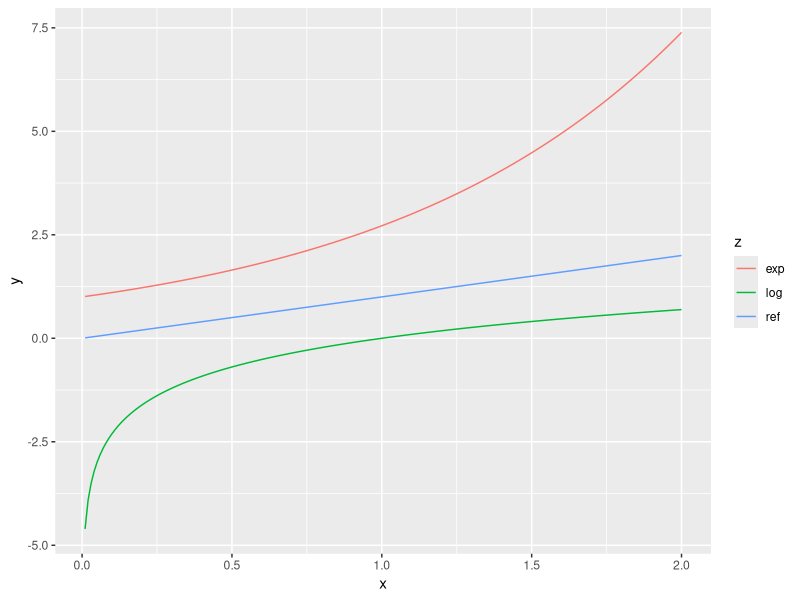
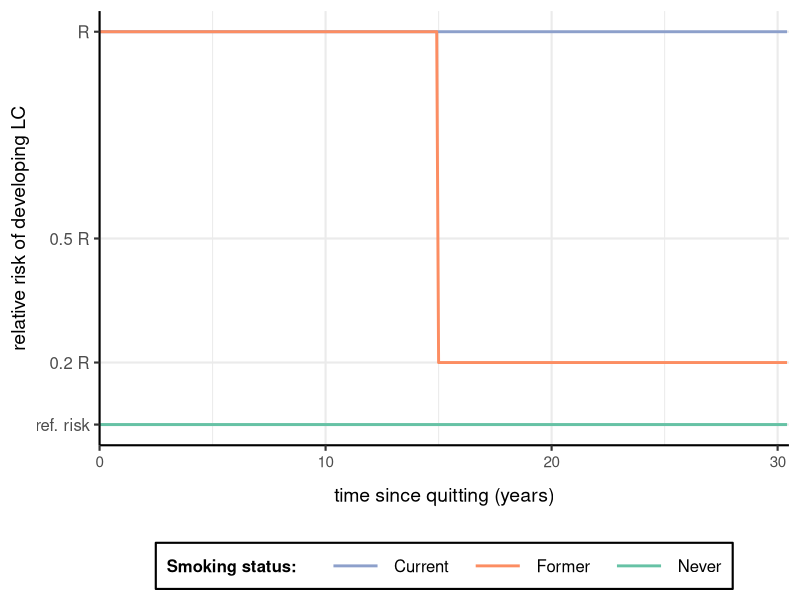
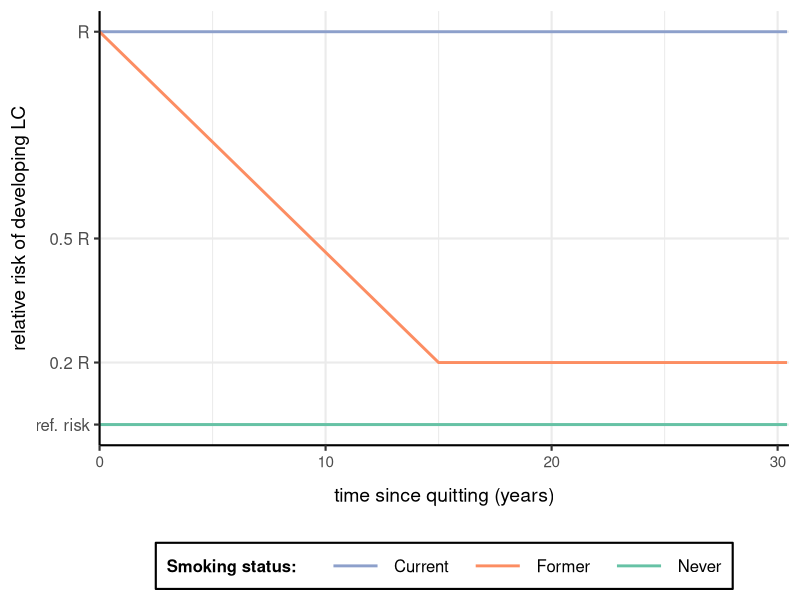
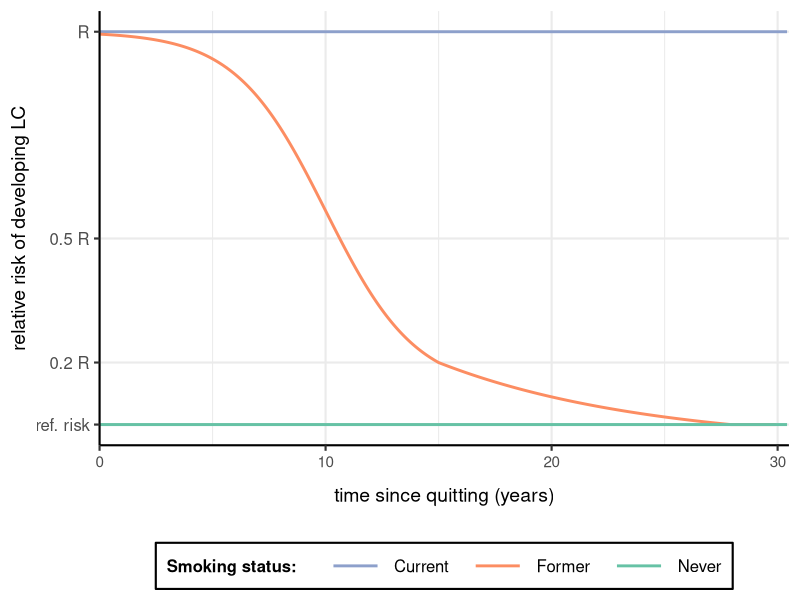

The R script that drew these images, in order:

library(ggplot2)
library(RColorBrewer)

n.time.steps <- 30.5*12
time.steps   <- (1:n.time.steps-1)/12

rr.smokers <- 20
quit.effect.years <- 15
quit.rr.after.years <- 0.2
quit.rr.monthly <- quit.rr.after.years^(1/(quit.effect.years*12)) # reducció 80% als 15 anys

brewer.colors=c('#66c2a5','#8da0cb','#e78ac3','#a6d854','#fc8d62')

df.smoker <- data.frame(smoker="current",
                 time=time.steps,
                 risk=rr.smokers)

df.aux <- data.frame(smoker="never",
                     time=time.steps,
                     risk=1)
df <- rbind(df.smoker, df.aux)
df.logist <- df


pbase <- ggplot(df, aes(x=time, y=risk, color=smoker)) +
  geom_line(aes(group=smoker), size=1) +
  scale_x_continuous() +
  scale_y_continuous(limits = c(0,rr.smokers)) +
  theme(axis.text.y = element_blank(),
        legend.title = element_blank(),
        legend.position = 'bottom',
        legend.background = element_rect(fill="gray90")) +
  scale_colour_manual(values=brewer.colors[c(1,2)],
                      labels=c(' current    ', ' never'))

### CONSTANT
risk.constant <- c(rep(rr.smokers, quit.effect.years*12), rep(quit.rr.after.years*rr.smokers, (n.time.steps-quit.effect.years*12)))
df.constant <- data.frame(smoker="former-const",
                          time=time.steps,
                          risk=risk.constant)

df.const.plot <- rbind(df.smoker, df.constant, df.aux)


### LINEAL
risk.linear <- c((rr.smokers*(quit.rr.after.years-1)/(quit.effect.years*12))*(1:(quit.effect.years*12)-1)+rr.smokers,
                 rep(rr.smokers*quit.rr.after.years,n.time.steps-quit.effect.years*12))
hit.point <- floor((1-rr.smokers)*12*quit.effect.years/(rr.smokers*(quit.rr.after.years-1)))
risk.linear.ref <- c((rr.smokers*(quit.rr.after.years-1)/(quit.effect.years*12))*(1:(hit.point+1)-1)+rr.smokers,
                    rep(1,n.time.steps-hit.point-1))
df.linear <- data.frame(smoker="former-lin",
                        time=time.steps,
                        risk=risk.linear)
df.linref <- data.frame(smoker="former-lin",
                        time=time.steps,
                        risk=risk.linear.ref)
df.lin.plot <- rbind(df.smoker, df.linear, df.aux)
df.linref.plot <- rbind(df.smoker, df.aux, df.linear, df.linref)


### EXPONENCIAL
risk.exponential <- rr.smokers*(quit.rr.monthly^(1:n.time.steps-1))
risk.exponential <- ifelse(risk.exponential > 1, risk.exponential, 1)
df.exponential <- data.frame(smoker="former-exp",
                             time=time.steps,
                             risk=risk.exponential)
df.exp.plot <- rbind(df.smoker, df.exponential, df.aux)


### LOGISTIC (combined)
X <- time.steps
y0 <- rr.smokers*(quit.rr.after.years*exp(quit.effect.years/6)+quit.rr.after.years-1)/exp(quit.effect.years/6)
Y <- y0 + (rr.smokers-y0)/(1+exp((X-2*quit.effect.years/3)/2))
df.risk.new <- data.frame(smoker='logistic', time=X[1:(12*quit.effect.years)], risk=Y[1:(12*quit.effect.years)])
df.risk.new <- rbind(df.risk.new, data.frame(smoker='logistic', time=X[(12*quit.effect.years+1):360], risk=risk.exponential[(12*quit.effect.years+1):360]))
df.new.plot <- rbind(df.smoker, df.risk.new, df.aux)


### PLOT ATTRIBUTES
plot.generic <- ggplot(df.const.plot[0,], aes(x=time, y=risk, color=smoker)) +
  geom_line(aes(group=smoker), size=1) +
  theme_bw(base_size = 16) +
  theme(axis.title.y = element_text(size=14),
        axis.title.x = element_text(size=14, margin= margin(12,0,0,0)),
        axis.text.y = element_text(size=12),
        axis.text.x = element_text(size=11),
        axis.line = element_line(), #legend.title = element_blank(),
        legend.position = 'bottom',
        legend.background = element_rect(linetype = 'solid', colour='black'),
        legend.margin = margin(8,8,8,8),
        legend.key.width = unit(1.4,'cm'),
        legend.box.margin = margin(10,0,0,0),
        legend.title = element_text(size=12, face = 'bold'),
        legend.text = element_text(size=12),
        panel.border = element_blank(),
        panel.grid.minor.y = element_blank()) +
  scale_x_continuous(name='time since quitting (years)', limits = c(0,30.5), expand = c(0,0),
                     breaks = seq(0,30,10), minor_breaks = seq(0,30,5)) +
  scale_y_continuous(name='relative risk of developing LC',limits = c(0,rr.smokers+1), expand = c(0,0),
                     breaks = c(1,rr.smokers/5,rr.smokers/2,rr.smokers),
                     labels = c('ref. risk',expression(0.2*' R'), expression(0.5*' R'),'R')) +
  scale_colour_manual(values=brewer.colors[c(2,5,1)],
                      labels=c('Current  ', 'Former  ', 'Never'),
                      name='Smoking status:    ')


pconst <- plot.generic
pconst$data <- df.const.plot

plin <- plot.generic
plin$data <- df.lin.plot

pnew <- plot.generic
pnew$data <- df.new.plot


#setwd("C:/Users/45790702w/Documents/TFM calaix/Figures no provisionals")
ggsave(filename = "quittingEffectConst.png"   , pconst, width = 16, height = 12, units = "cm")
ggsave(filename = "quittingEffectLin.png"     , plin  , width = 16, height = 12, units = "cm")
ggsave(filename = "quittingEffectLogistic.png", pnew  , width = 16, height = 12, units = "cm")




X <- seq(0.01,2,0.01)
Ye <- exp(X)
Yl <- log(X)
df <- data.frame()
df <- rbind(df, data.frame(z='exp', x=X, y=Ye))
df <- rbind(df, data.frame(z='log', x=X, y=Yl))
df <- rbind(df, data.frame(z='ref', x=X, y=X))
ptest <- ggplot(df, aes(x=x, y=y, color=z)) +
  geom_line(aes(group=z))
ptest

# polynomial approximation
lambda <- -1
M <- matrix(c(1003, 100.2, 10.01, 1,
              3375, 225, 15, 1,
              675, 30, 1, 0,
              300.6, 20.02, 1, 0), nrow = 4, byrow = TRUE)
b <- c(12.42, 4, -0.02127, -1)
pol <- solve(M, b)

Xpol <- seq(10, 15, 0.1)
Ypol <- pol[1]*Xpol^3 + pol[2]*Xpol^2 + pol[3]*Xpol + pol[4]
df <- rbind(df, data.frame(z='pol', x=Xpol, y=Ypol))





